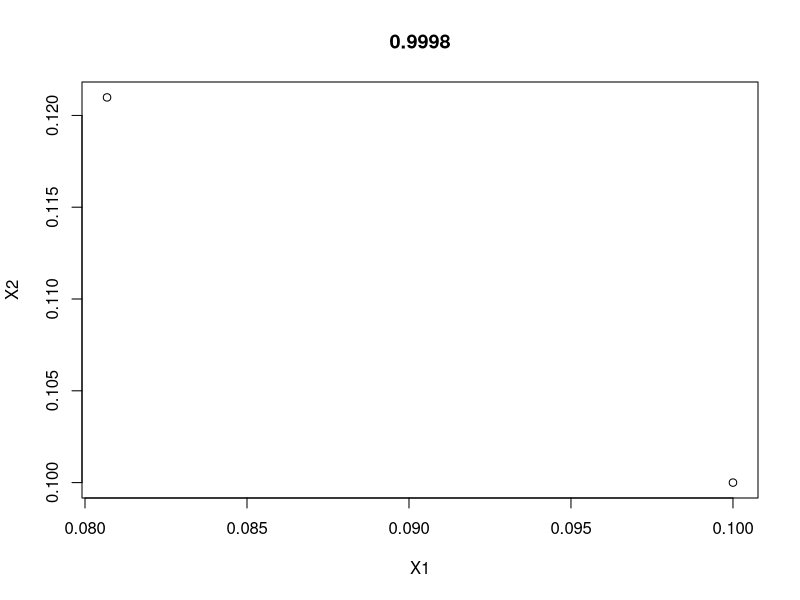
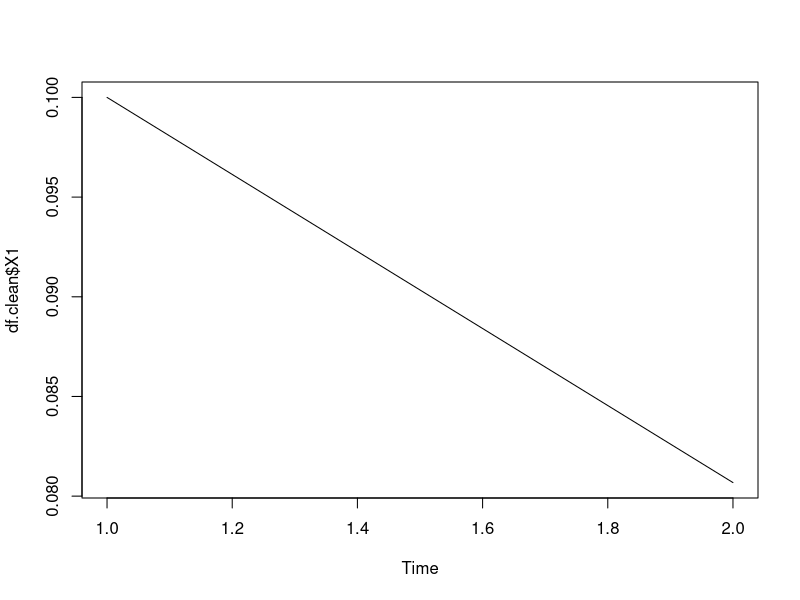
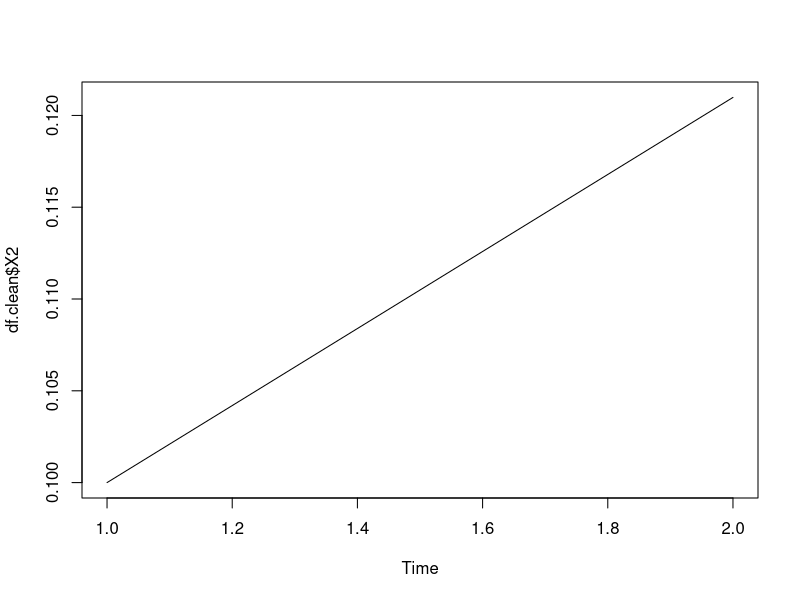

These charts were generated, in order, by the following R code:
#####################################
### Bivariate Truncated Distribution
####################################
###################################
#### Function to find projection
###################################
projection  = function(u)
{
  if(all(u[1] < 0, na.rm = TRUE) && all(u[2] < 0, na.rm = TRUE))
  {
    return(c(0,0))
  } else if (u[1]>0 & u[2]<0)
  {
    return(c(u[1],0))
  } else
  {
    return(c(0,u[2]))
  }
}

####################################
##### Shooting an arrow function
####################################
#u = (x,y): is current position
#c0 = (a,b): is projection from current position 
# v : random draw from standard gaussian distribution
arrow = function(u,c0,z)
{
  x = u[1]
  y = u[2]
  a = c0[1]
  b = c0[2]
  
  z1 = x + z*(x - a)
  z2 = y + z*(y - b)
  return(c(z1,z2))
}

# z = rnorm(1)
# a = 0 
# b = 0
# arrow(4,-5,z)
####################
### Augmented Drift
#################### 
aug_drift= function(x)
{
  x1 = x[1]
  x2 = x[2]
  
  if( x1>0 && x2>0)
  {
    return(-x)
  }
  else
  {
    return(c(-Inf, -Inf))
  }
}

#aug_drift(c(a,b))

########################
##Probability function
#######################
p = function(x,dt,v)
{
 mu = aug_drift(x) 
 temp = sqrt(pi*dt)*v*mu
 return(pnorm(temp/2)) 
}

#p(c(2,-3), 1e-2,z)

###############################################
### AugUBA2D : Truncated Bivariate Gaussian
################################################
AugUBA2d = function(x0,dt,N)
{
  #Initialize
  out = matrix(0 , nrow = N , ncol = 2)
  out[1, ] = x0
  for( i in 2:N)
  {
    x1=out[(i-1),1]
    x2= out[(i-1),2]
    print(c(x1,x2))
    
    U = runif(2)
    
    ##If point is inside the support, run UBA
    if(!is.na(x1) && x1 > 0 && !is.na(x2) && x2 > 0){
      print('Entering UBA')
      v = rnorm(2)
      prob = p(out[(i-1), ], dt = dt, v = v)
      b = ifelse(U <= prob, 1, -1)
    }else{ 
      ##Point is outside the support, run AugUBA
      print('Entering AugUBA')
      z = rnorm(1)
      prob = p(out[(i-1), ], dt = dt , v= rep(z,2) )
       
      c0 = projection(out[(i-1), ]) #find projection
      v = arrow(out[(i-1), ], c0,z) #shoot the arrow
      
      # #Calculate the unit sized jump along the arrow
      m = (c0[2] - x2)/(x1 - c0[1])
      if(m == Inf)
      {
        jump = c(0 , 1)
        #print('m is inf!')
      }else{
        jump =  c(1/sqrt(1 + m^2), m/(1+ sqrt(m^2)))
      }
      
      b = ifelse(U<= prob , jump, -jump)
    }
    out[i , ] = out[(i-1) , ] + sqrt(2*dt)*b*v
    print(i)
  }
  return(out)
}

### Example 
foo =AugUBA2d(x0 = c(0.1,0.1) , dt = 1e-3, N = 1e3) 
(df = data.frame(foo))
df.clean = df[df$X1 > 0 & df$X2 > 0, ]
correct= nrow(df.clean)
ratio = 1 - (correct/1e4)
plot(df.clean , main = ratio)
plot.ts(df.clean$X1)
ts.plot(df.clean$X2)
